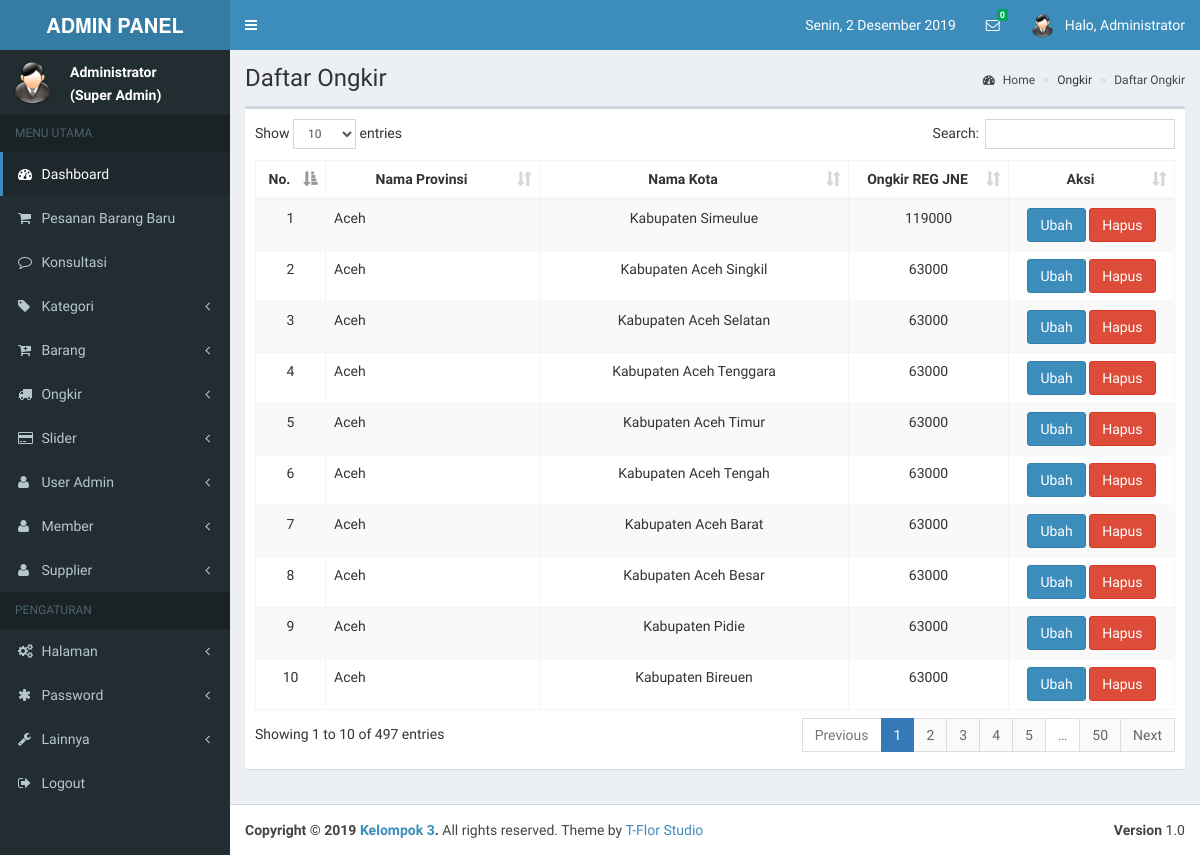
The page /admin/ongkir_list.php (signed in) on the database its author committed.
### tables this page shows
CREATE TABLE `kabkot` (
  `id_kabkot` int(4) NOT NULL,
  `id_prov` int(2) NOT NULL,
  `nama_kabkot` char(40) NOT NULL,
  `jne_reg` varchar(15) NOT NULL
);

CREATE TABLE `prov` (
  `id_prov` int(2) NOT NULL,
  `nama_prov` char(30) NOT NULL
);

### admin/ongkir_list_data.php (the view)
<div class="box">
  <div class="box-body table-responsive padding">
    <table id="example1" class="table table-bordered table-striped">
      <thead>
        <tr>
          <th style="text-align: center">No.</th>
          <th style="text-align: center">Nama Provinsi</th>
          <th style="text-align: center">Nama Kota</th>
          <th style="text-align: center">Ongkir REG JNE</th>
          <th style="text-align: center">Aksi</th>
        </tr>
      </thead>
      <tbody>
      <?php
      $sql  = "SELECT prov.id_prov,prov.nama_prov,
              kabkot.id_prov,kabkot.id_kabkot,kabkot.nama_kabkot,kabkot.jne_reg
              FROM kabkot
              INNER JOIN prov ON prov.id_prov = kabkot.id_prov
              ORDER BY prov.id_prov ASC ";
      $result = mysqli_query($koneksi, $sql);
      $no = 1;
      if (mysqli_num_rows($result) > 0)
      {
        while ($data = mysqli_fetch_array($result))
        {
          echo "
          <tr>
            <td valign='top' align='center'>".$no."</td>
            <td style='text-align: left'>".$data['nama_prov']."</td>
            <td style='text-align: center'>".$data['nama_kabkot']."</td>
            <td style='text-align: center'>".$data['jne_reg']."</td>
            <td style='text-align: center'>
              <a href='ongkir_ubah.php?id_kabkot=$data[id_kabkot]'>
                <button type='submit' class='btn btn-primary'>Ubah</button>
              </a>
              <a href='ongkir_hapus.php?id_kabkot=$data[id_kabkot]'>
                <button type='submit' class='btn btn-danger' OnClick=\"return confirm('Apakah Anda yakin?');\">Hapus</button>
              </a>
            </td>
          </tr>";
          $no++;
        }
      }
      else{echo "Belum ada data";}
      ?>
    </tbody>
  </table>
  </div>
</div>

### rows shown on the page
kabkot: id_prov.nama_prov "Aceh", nama_kabkot "Kabupaten Simeulue", jne_reg "119000"
kabkot: id_prov.nama_prov "Aceh", nama_kabkot "Kabupaten Aceh Singkil", jne_reg "63000"
kabkot: id_prov.nama_prov "Aceh", nama_kabkot "Kabupaten Aceh Selatan", jne_reg "63000"
kabkot: id_prov.nama_prov "Aceh", nama_kabkot "Kabupaten Aceh Tenggara", jne_reg "63000"
kabkot: id_prov.nama_prov "Aceh", nama_kabkot "Kabupaten Aceh Timur", jne_reg "63000"
kabkot: id_prov.nama_prov "Aceh", nama_kabkot "Kabupaten Aceh Tengah", jne_reg "63000"
kabkot: id_prov.nama_prov "Aceh", nama_kabkot "Kabupaten Aceh Barat", jne_reg "63000"
kabkot: id_prov.nama_prov "Aceh", nama_kabkot "Kabupaten Aceh Besar", jne_reg "63000"
kabkot: id_prov.nama_prov "Aceh", nama_kabkot "Kabupaten Pidie", jne_reg "63000"
kabkot: id_prov.nama_prov "Aceh", nama_kabkot "Kabupaten Bireuen", jne_reg "63000"

### other values the page prints
$kons_jum "0"
$sesen_nama "Administrator"
